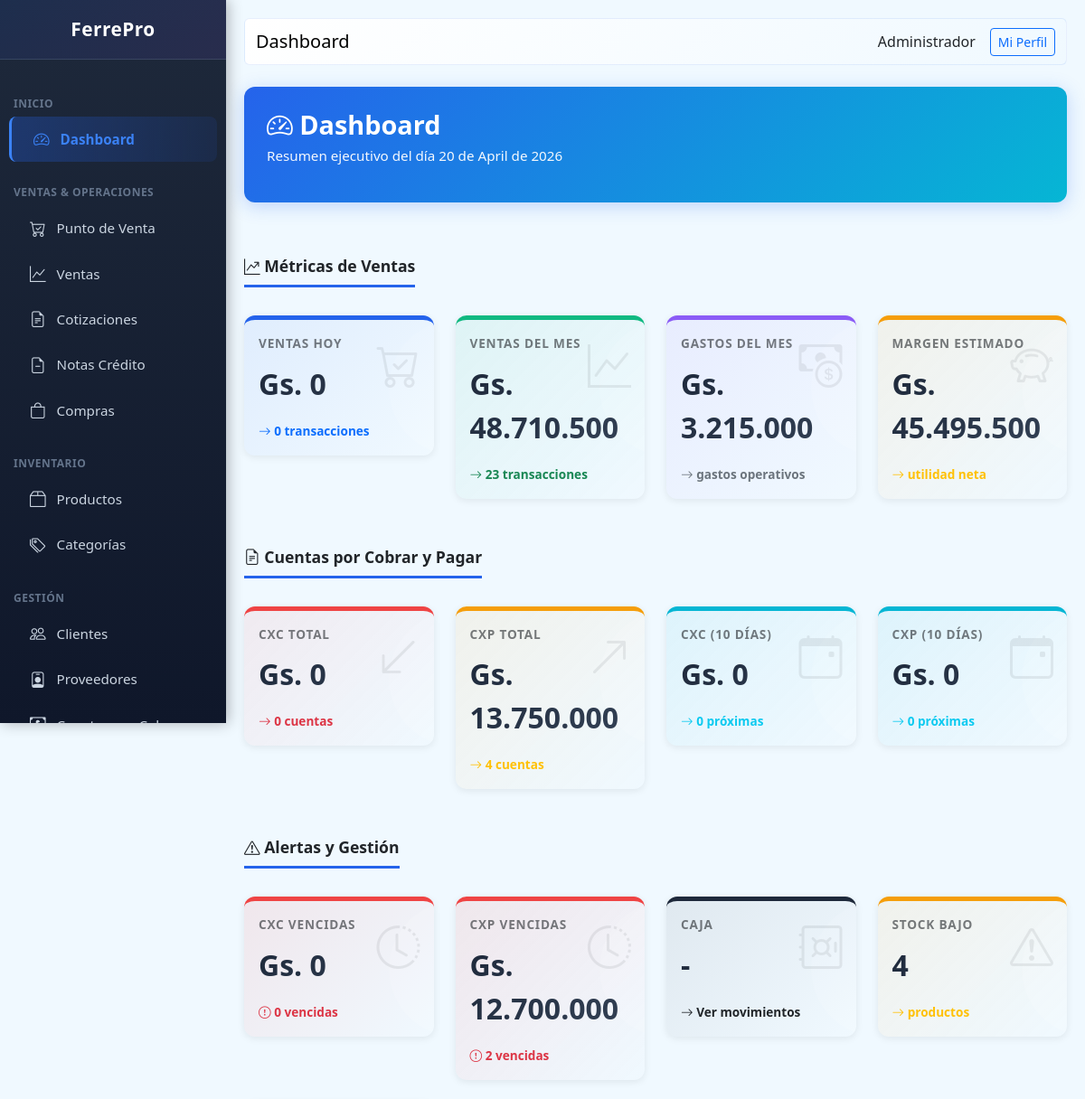
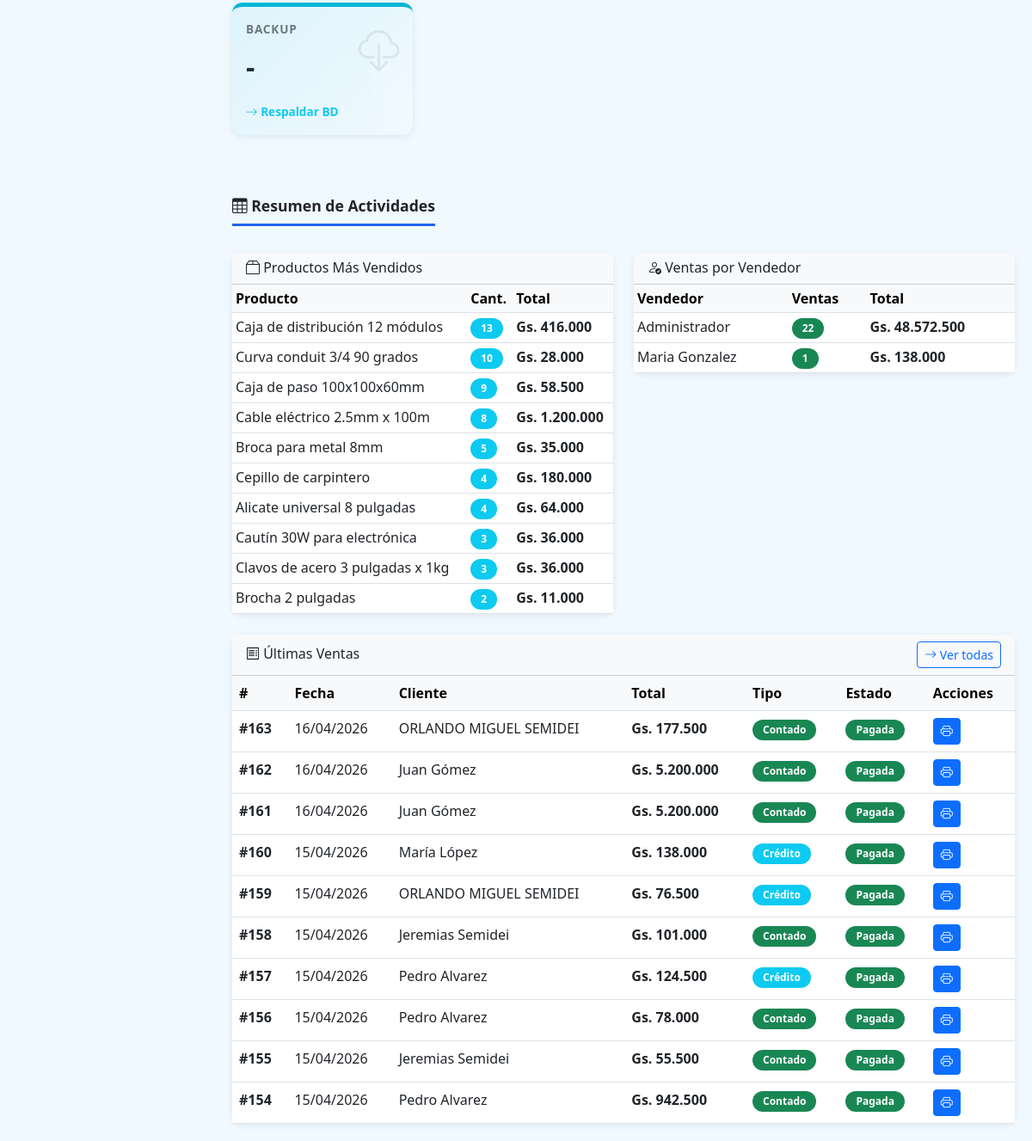
The app's page /public/index.php (signed in), older data (2 pictures, top to bottom).
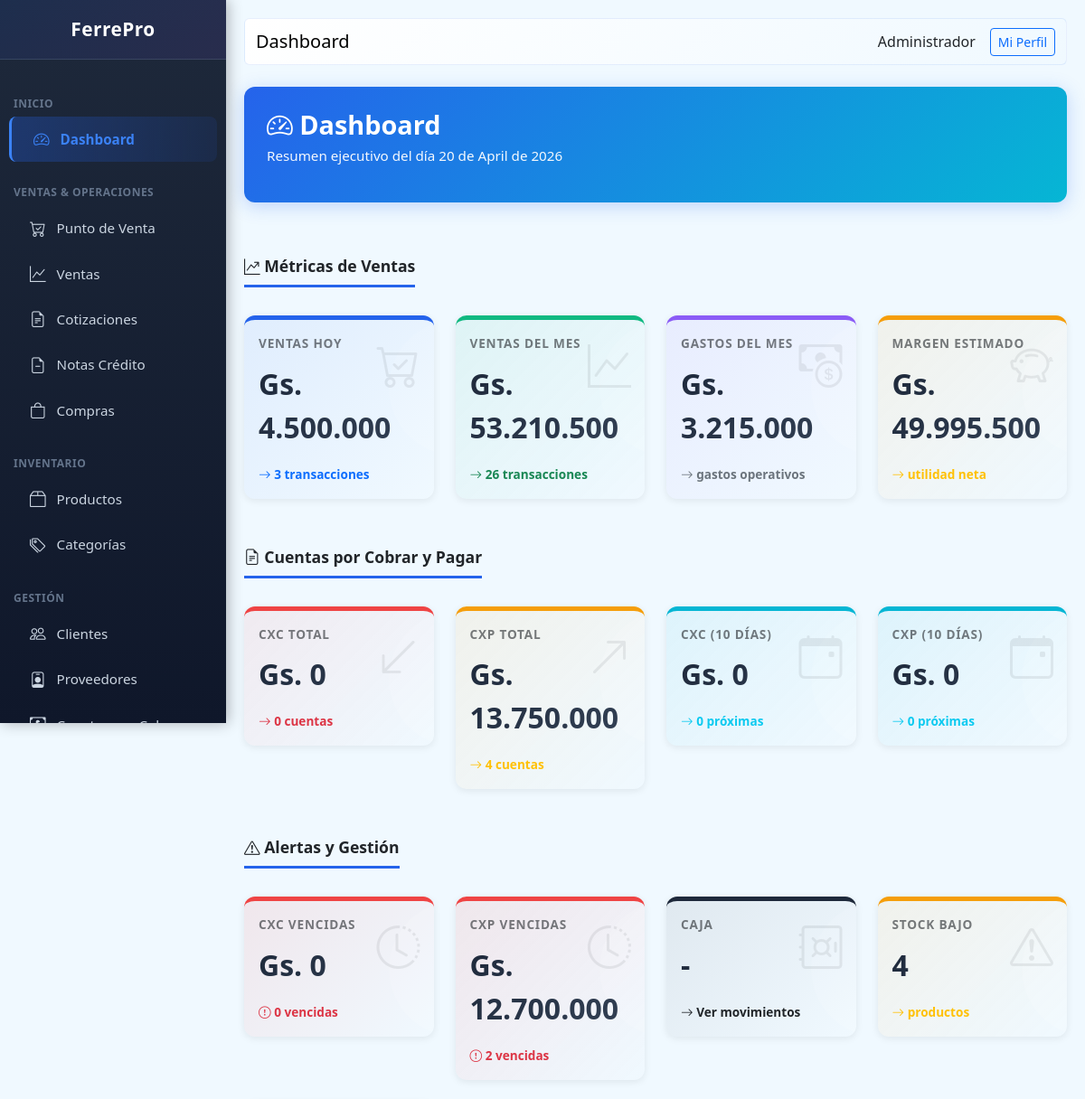
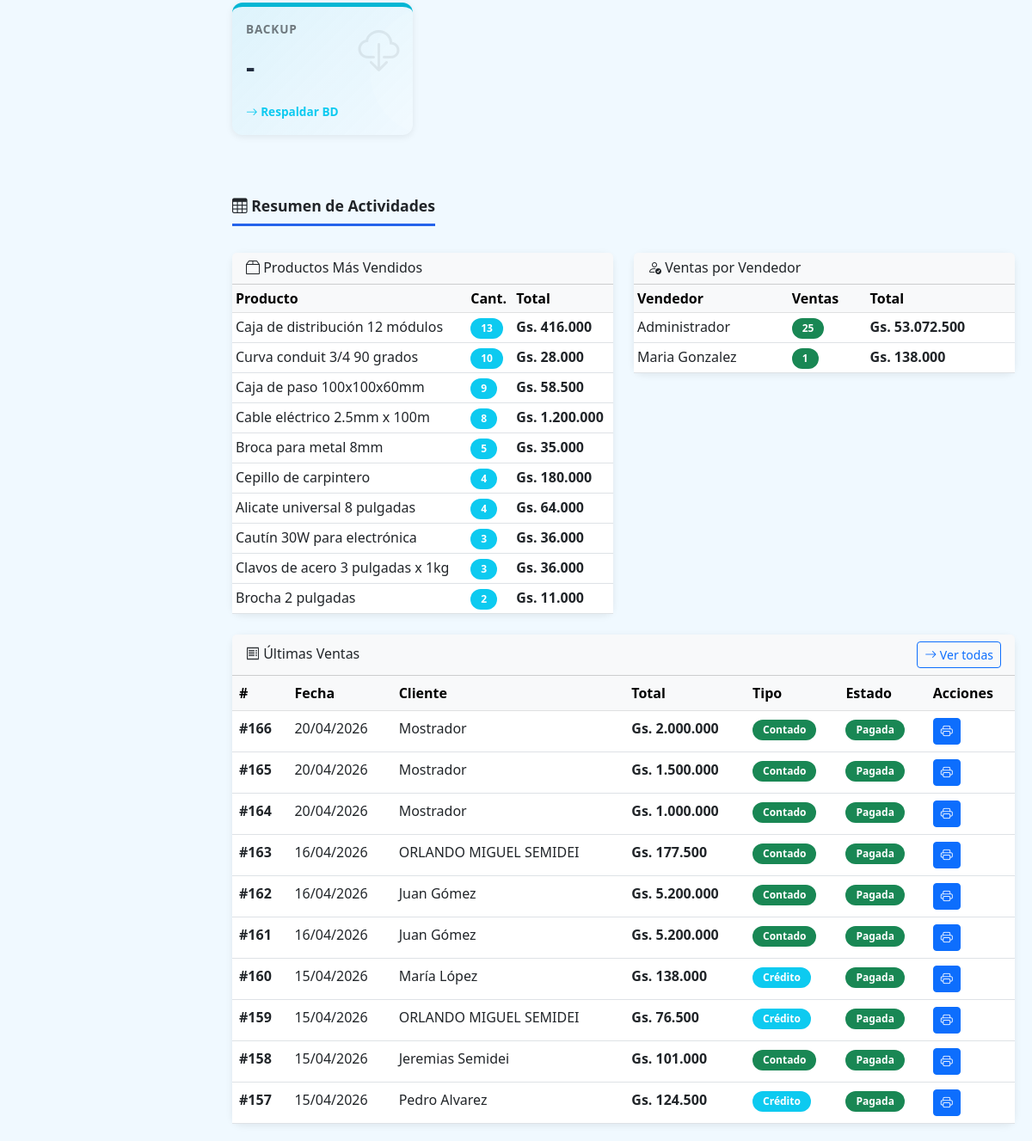
The same page, newer data (2 pictures, top to bottom).
### tables this page shows
CREATE TABLE sales (
                id INTEGER PRIMARY KEY AUTOINCREMENT,
                client_id INTEGER,
                user_id INTEGER,
                type TEXT DEFAULT 'contado',
                status TEXT DEFAULT 'pagada',
                subtotal REAL DEFAULT 0,
                discount REAL DEFAULT 0,
                total REAL DEFAULT 0,
                payment_method TEXT DEFAULT 'efectivo',
                delivery_type TEXT DEFAULT 'mostrador',
                notes TEXT,
                created_at DATETIME DEFAULT CURRENT_TIMESTAMP, branch_id INTEGER DEFAULT 1, pos_terminal_id INTEGER DEFAULT 1,
                FOREIGN KEY (client_id) REFERENCES clients(id),
                FOREIGN KEY (user_id) REFERENCES users(id)
            );

CREATE TABLE clients (
                id INTEGER PRIMARY KEY AUTOINCREMENT,
                name TEXT NOT NULL,
                document_type TEXT DEFAULT 'DNI',
                document TEXT,
                phone TEXT,
                email TEXT,
                address TEXT,
                credit_limit REAL DEFAULT 0,
                category TEXT DEFAULT 'minorista',
                balance REAL DEFAULT 0,
                active INTEGER DEFAULT 1,
                created_at DATETIME DEFAULT CURRENT_TIMESTAMP
            , credit_days INTEGER DEFAULT 30);

### class/Database.php (called while the page is built, shortened)
<?php
class Database extends PDO {
    private static $instance = null;
    private function __construct() {
        $dbPath = dirname(__DIR__) . '/storage/ferrepro.db';
        $this->initTables();
    }
    public static function getInstance() {
        if (self::$instance === null) {
            self::$instance = new self();
        }
        return self::$instance;
    }
    private function initTables() {
        $this->seedDefaultData();
    }
    private function seedDefaultData() {
        $stmt = $this->query("SELECT COUNT(*) as count FROM users");
     }
 }

### class/Format.php (called while the page is built, shortened)
<?php
class Format {
    public static function money($amount) {
        $amount = floatval($amount);
        return 'Gs. ' . number_format($amount, 0, ',', '.');
    }
    public static function date($date) {
        try {
            $dateObj = new DateTime($date);
            return $dateObj->format('d/m/Y');
        } catch (Exception $e) {
            return 'Fecha inválida';
        }
    }
}

### views/dashboard.php (the view, shortened to what the changed rows need)
<?php
$totalVentasHoy = $salesToday['COALESCE(SUM(total), 0)'] ?? 0;
$cantidadVentasHoy = $salesToday['COUNT(*)'] ?? 0;
$totalVentasMes = $salesMonth['COALESCE(SUM(total), 0)'] ?? 0;
$cantidadVentasMes = $salesMonth['COUNT(*)'] ?? 0;
$stockBajo = $productsLow['COUNT(*)'] ?? 0;
$totalDeuda = 0;
$totalReceivableCount = 0;
$totalPayableValue = 0;
$totalPayableCount = 0;
if (!empty($overduePayables)) {
    foreach ($overduePayables as $pay) {
        $totalPayableValue += $pay['amount'];
        $totalPayableCount++;
    }
}
$receivableSoon = 0;
$receivableCountSoon = 0;
$payableSoon = 0;
$payableCountSoon = 0;
$receivableOverdue = 0;
$receivableCountOverdue = 0;
$payableOverdue = 0;
$payableCountOverdue = 0;
if (!empty($overduePayables)) {
    foreach ($overduePayables as $pay) {
        $dueDate = new DateTime($pay['due_date']);
        $today = new DateTime();
        if ($today > $dueDate) {
            $payableOverdue += $pay['amount'];
            $payableCountOverdue++;
        }
    }
}
$content = '
    <p>Resumen ejecutivo del día ' . date("d \\d\\e F \\d\\e Y") . '</p>
<div class="row mb-4 mt-3">
    <div class="col-md-3">
        <a href="?page=sales" class="text-decoration-none">
            <div class="card stat-card" style="border-top: 5px solid var(--primary); background: linear-gradient(135deg, rgba(37, 99, 235, 0.08) 0%, transparent 100%);">
                <div class="card-body stat-content">
                    <div class="stat-label text-muted">Ventas Hoy</div>
                    <div class="stat-value">' . Format::money($totalVentasHoy) . '</div>
                    <div class="stat-meta text-primary"><i class="bi bi-arrow-right"></i> ' . $cantidadVentasHoy . ' transacciones</div>
                </div>
            </div>
        </a>
    </div>
    <div class="col-md-3">
        <a href="?page=sales" class="text-decoration-none">
            <div class="card stat-card" style="border-top: 5px solid var(--success); background: linear-gradient(135deg, rgba(16, 185, 129, 0.08) 0%, transparent 100%);">
                <div class="card-body stat-content">
                    <div class="stat-label text-muted">Ventas del Mes</div>
                    <div class="stat-value">' . Format::money($totalVentasMes) . '</div>
                    <div class="stat-meta text-success"><i class="bi bi-arrow-right"></i> ' . $cantidadVentasMes . ' transacciones</div>
                </div>
            </div>
        </a>
    </div>
                    <div class="stat-value">' . Format::money($expensesMonth['total'] ?? 0) . '</div>
    <div class="col-md-3">
        <div class="card stat-card" style="border-top: 5px solid var(--warning); background: linear-gradient(135deg, rgba(245, 158, 11, 0.08) 0%, transparent 100%);">
            <div class="card-body stat-content">
                <div class="stat-label text-muted">Margen Estimado</div>
                <div class="stat-value">' . Format::money(max(0, $totalVentasMes - ($expensesMonth['total'] ?? 0))) . '</div>
                <div class="stat-meta text-warning"><i class="bi bi-arrow-right"></i> utilidad neta</div>
            </div>
        </div>
    </div>
</div>
                    <div class="stat-value">' . Format::money($totalDeuda) . '</div>
                    <div class="stat-meta text-danger"><i class="bi bi-arrow-right"></i> ' . $totalReceivableCount . ' cuentas</div>
                    <div class="stat-value">' . Format::money($totalPayableValue) . '</div>
                    <div class="stat-meta text-warning"><i class="bi bi-arrow-right"></i> ' . $totalPayableCount . ' cuentas</div>
                    <div class="stat-value text-info">' . Format::money($receivableSoon) . '</div>
                    <div class="stat-meta text-info"><i class="bi bi-arrow-right"></i> ' . $receivableCountSoon . ' próximas</div>
                    <div class="stat-value text-info">' . Format::money($payableSoon) . '</div>
                    <div class="stat-meta text-info"><i class="bi bi-arrow-right"></i> ' . $payableCountSoon . ' próximas</div>
                    <div class="stat-value text-danger">' . Format::money($receivableOverdue) . '</div>
                    <div class="stat-meta text-danger"><i class="bi bi-exclamation-circle"></i> ' . $receivableCountOverdue . ' vencidas</div>
                    <div class="stat-value text-danger">' . Format::money($payableOverdue) . '</div>
                    <div class="stat-meta text-danger"><i class="bi bi-exclamation-circle"></i> ' . $payableCountOverdue . ' vencidas</div>
                    <div class="stat-value text-warning">' . $stockBajo . '</div>
<div class="row mb-4 mt-3">
    <div class="col-md-6">
        <div class="card">
            <div class="card-body p-0">
                <table class="table table-sm table-hover mb-0">
                    <thead class="table-light"><tr><th>Producto</th><th>Cant.</th><th>Total</th></tr></thead>
                    <tbody>';
if (!empty($topProducts)) {
    foreach ($topProducts as $p) {
        $content .= '<tr><td>' . htmlspecialchars($p['name']) . '</td><td><span class="badge bg-info">' . $p['quantity_sold'] . '</span></td><td><strong>' . Format::money($p['total_vendido']) . '</strong></td></tr>';
    }
} else {
    $content .= '<tr><td colspan="3" class="text-center text-muted">Sin ventas este mes</td></tr>';
}
$content .= '</tbody>
                </table>
            </div>
        </div>
    </div>
    <div class="col-md-6">
        <div class="card">
            <div class="card-header bg-light">
                <h6 class="mb-0"><i class="bi bi-person-check"></i> Ventas por Vendedor</h6>
            </div>
            <div class="card-body p-0">
                <table class="table table-sm table-hover mb-0">
                    <thead class="table-light"><tr><th>Vendedor</th><th>Ventas</th><th>Total</th></tr></thead>
                    <tbody>';
if (!empty($salesByUser)) {
    foreach ($salesByUser as $u) {
        $content .= '<tr><td>' . htmlspecialchars($u['name']) . '</td><td><span class="badge bg-success">' . $u['ventas'] . '</span></td><td><strong>' . Format::money($u['total']) . '</strong></td></tr>';
    }
} else {
    $content .= '<tr><td colspan="3" class="text-center text-muted">Sin ventas este mes</td></tr>';
}
$content .= '</tbody>
                </table>
            </div>
        </div>
    </div>
</div>
<div class="row">
    <div class="col-md-12">
        <div class="card">
            <div class="card-header bg-light d-flex justify-content-between align-items-center">
                <h6 class="mb-0"><i class="bi bi-receipt"></i> Últimas Ventas</h6>
                <a href="?page=sales" class="btn btn-sm btn-outline-primary"><i class="bi bi-arrow-right"></i> Ver todas</a>
            </div>
            <div class="card-body p-0">
                <table class="table table-hover mb-0">
                    <thead class="table-light">
                        <tr>
                            <th>#</th>
                            <th>Fecha</th>
                            <th>Cliente</th>
                            <th>Total</th>
                            <th>Tipo</th>
                            <th>Estado</th>
                            <th>Acciones</th>
                        </tr>
                    </thead>
                    <tbody>';
if (count($recentSales) == 0) {
    $content .= '<tr><td colspan="7" class="text-center text-muted">No hay ventas</td></tr>';
} else {
    foreach ($recentSales as $s) {
        $statusClass = $s['status'] === 'pagada' ? 'success' : 'warning';
        $typeLabel = $s['type'] === 'contado' ? 'Contado' : 'Crédito';
        $typeBadge = $s['type'] === 'contado' ? 'bg-success' : 'bg-info';
        $content .= '<tr>
            <td><strong>#' . $s['id'] . '</strong></td>
            <td>' . Format::date($s['created_at']) . '</td>
            <td>' . htmlspecialchars($s['client_name'] ?? 'Mostrador') . '</td>
            <td><strong>' . Format::money($s['total']) . '</strong></td>
            <td><span class="badge ' . $typeBadge . '">' . $typeLabel . '</span></td>
            <td><span class="badge bg-' . $statusClass . '">' . ($s['status'] === 'pagada' ? 'Pagada' : 'Pendiente') . '</span></td>
            <td><a href="?page=sales&action=print&id=' . $s['id'] . '" class="btn btn-sm btn-primary" target="_blank"><i class="bi bi-printer"></i></a></td>
        </tr>';
    }
}
$content .= '</tbody>
                </table>
            </div>
        </div>
    </div>
</div>';

Row changes from the older to the newer data that the page shows:
no longer on this page (row edited): sales: id "156", created_at "15/04/2026", client.name "Pedro Alvarez", total "Gs. 78.000", type "Contado", status "Pagada"
no longer on this page (row edited): sales: id "155", created_at "15/04/2026", client.name "Jeremias Semidei", total "Gs. 55.500", type "Contado", status "Pagada"
no longer on this page (row edited): sales: id "154", created_at "15/04/2026", client.name "Pedro Alvarez", total "Gs. 942.500", type "Contado", status "Pagada"
added sales: id "166", created_at "20/04/2026", client_name "Mostrador", total "Gs. 2.000.000", type "Contado", status "Pagada"
added sales: id "165", created_at "20/04/2026", client_name "Mostrador", total "Gs. 1.500.000", type "Contado", status "Pagada"
added sales: id "164", created_at "20/04/2026", client_name "Mostrador", total "Gs. 1.000.000", type "Contado", status "Pagada"
Text that changed along with them:
Format::money($totalVentasHoy): "Gs. 0" → "Gs. 4.500.000"
$cantidadVentasHoy: "0" → "3"
Format::money($totalVentasMes): "Gs. 48.710.500" → "Gs. 53.210.500"
$cantidadVentasMes: "23" → "26"
text no longer shown: "Gs. 45.495.500"
text now shown: "Gs. 49.995.500"
new list line: "Administrador 25 Gs. 53.072.500"
list line gone: "Administrador 22 Gs. 48.572.500"
